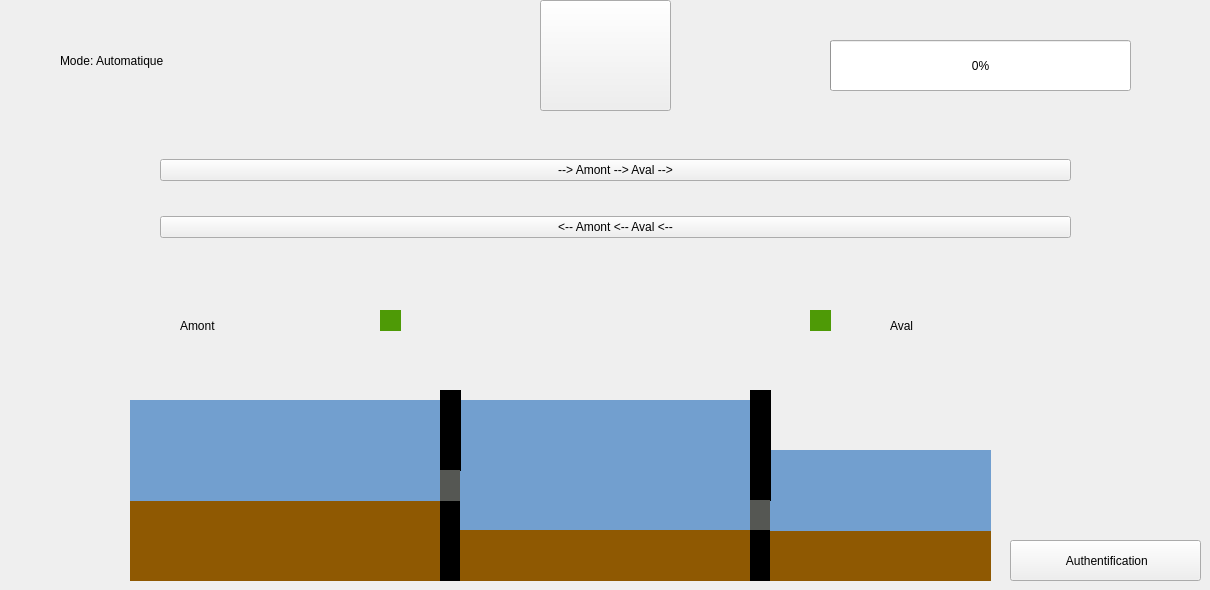
    <widget class="QWidget" name="page_1">
     <property name="enabled">
      <bool>true</bool>
     </property>
     <widget class="QWidget" name="verticalLayoutWidget_2">
      <property name="geometry">
       <rect>
        <x>160</x>
        <y>130</y>
        <width>911</width>
        <height>137</height>
       </rect>
      </property>
      <layout class="QVBoxLayout" name="verticalLayout_3">
       <item>
        <widget class="QPushButton" name="Button_Amont_Aval_3">
         <property name="styleSheet">
          <string notr="true">font: 30pt &quot;Ubuntu&quot;;</string>
         </property>
         <property name="text">
          <string>--&gt; Amont --&gt; Aval --&gt;</string>
         </property>
        </widget>
       </item>
       <item>
        <widget class="QPushButton" name="Button_Aval_Amont_3">
         <property name="styleSheet">
          <string notr="true">font: 30pt &quot;Ubuntu&quot;;</string>
         </property>
         <property name="text">
          <string>&lt;-- Amont &lt;-- Aval &lt;--</string>
         </property>
        </widget>
       </item>
      </layout>
     </widget>
     <widget class="QLabel" name="label">
      <property name="geometry">
       <rect>
        <x>60</x>
        <y>40</y>
        <width>401</width>
        <height>41</height>
       </rect>
      </property>
      <property name="styleSheet">
       <string notr="true">font: 30pt &quot;Ubuntu&quot;;</string>
      </property>
      <property name="text">
       <string>Mode: Automatique</string>
      </property>
     </widget>
     <widget class="QProgressBar" name="progressBar">
      <property name="geometry">
       <rect>
        <x>830</x>
        <y>40</y>
        <width>301</width>
        <height>51</height>
       </rect>
      </property>
      <property name="value">
       <number>0</number>
      </property>
     </widget>
     <widget class="QPushButton" name="Button_urgence1">
      <property name="geometry">
       <rect>
        <x>540</x>
        <y>0</y>
        <width>131</width>
        <height>111</height>
       </rect>
      </property>
      <property name="text">
       <string/>
      </property>
      <property name="icon">
       <iconset>
        <normaloff>../build-tp_note-Desktop_Qt_5_8_0_GCC_64bit-Debug/ressources/stop.png</normaloff>../build-tp_note-Desktop_Qt_5_8_0_GCC_64bit-Debug/ressources/stop.png</iconset>
      </property>
      <property name="iconSize">
       <size>
        <width>100</width>
        <height>100</height>
       </size>
      </property>
     </widget>
     <widget class="QPushButton" name="Button_auth1">
      <property name="geometry">
       <rect>
        <x>1010</x>
        <y>540</y>
        <width>191</width>
        <height>41</height>
       </rect>
      </property>
      <property name="text">
       <string> Authentification</string>
      </property>
      <property name="icon">
       <iconset>
        <normaloff>../build-tp_note-Desktop_Qt_5_8_0_GCC_64bit-Debug/ressources/lock.png</normaloff>../build-tp_note-Desktop_Qt_5_8_0_GCC_64bit-Debug/ressources/lock.png</iconset>
      </property>
     </widget>
     <widget class="QLabel" name="porte1">
      <property name="geometry">
       <rect>
        <x>440</x>
        <y>390</y>
        <width>21</width>
        <height>81</height>
       </rect>
      </property>
      <property name="styleSheet">
       <string notr="true">background-color: black;
</string>
      </property>
      <property name="text">
       <string/>
      </property>
     </widget>
     <widget class="QLabel" name="label_56">
      <property name="geometry">
       <rect>
        <x>130</x>
        <y>500</y>
        <width>311</width>
        <height>81</height>
       </rect>
      </property>
      <property name="styleSheet">
       <string notr="true">background-color: rgb(143, 89, 2);</string>
      </property>
      <property name="text">
       <string/>
      </property>
     </widget>
     <widget class="QLabel" name="label_57">
      <property name="geometry">
       <rect>
        <x>130</x>
        <y>400</y>
        <width>331</width>
        <height>101</height>
       </rect>
      </property>
      <property name="styleSheet">
       <string notr="true">background-color: rgb(114, 159, 207);</string>
      </property>
      <property name="text">
       <string/>
      </property>
     </widget>
     <widget class="QLabel" name="label_58">
      <property name="geometry">
       <rect>
        <x>460</x>
        <y>530</y>
        <width>291</width>
        <height>51</height>
       </rect>
      </property>
      <property name="styleSheet">
       <string notr="true">background-color: rgb(143, 89, 2);</string>
      </property>
      <property name="text">
       <string/>
      </property>
     </widget>
     <widget class="QLabel" name="eau1">
      <property name="geometry">
       <rect>
        <x>460</x>
        <y>400</y>
        <width>291</width>
        <height>131</height>
       </rect>
      </property>
      <property name="styleSheet">
       <string notr="true">background-color: rgb(114, 159, 207);</string>
      </property>
      <property name="text">
       <string/>
      </property>
     </widget>
     <widget class="QLabel" name="label_62">
      <property name="geometry">
       <rect>
        <x>770</x>
        <y>530</y>
        <width>221</width>
        <height>51</height>
       </rect>
      </property>
      <property name="styleSheet">
       <string notr="true">background-color: rgb(143, 89, 2);</string>
      </property>
      <property name="text">
       <string/>
      </property>
     </widget>
     <widget class="QLabel" name="label_63">
      <property name="geometry">
       <rect>
        <x>750</x>
        <y>450</y>
        <width>241</width>
        <height>81</height>
       </rect>
      </property>
      <property name="styleSheet">
       <string notr="true">background-color: rgb(114, 159, 207);</string>
      </property>
      <property name="text">
       <string/>
      </property>
     </widget>
     <widget class="QLabel" name="label_4">
      <property name="geometry">
       <rect>
        <x>440</x>
        <y>500</y>
        <width>20</width>
        <height>81</height>
       </rect>
      </property>
      <property name="styleSheet">
       <string notr="true">background-color: black;</string>
      </property>
      <property name="text">
       <string/>
      </property>
     </widget>
     <widget class="QLabel" name="vanne1">
      <property name="geometry">
       <rect>
        <x>440</x>
        <y>470</y>
        <width>20</width>
        <height>31</height>
       </rect>
      </property>
      <property name="styleSheet">
       <string notr="true">background-color: rgb(85, 87, 83);</string>
      </property>
      <property name="text">
       <string/>
      </property>
     </widget>
     <widget class="QLabel" name="label_60">
      <property name="geometry">
       <rect>
        <x>750</x>
        <y>530</y>
        <width>20</width>
        <height>51</height>
       </rect>
      </property>
      <property name="styleSheet">
       <string notr="true">background-color: black;</string>
      </property>
      <property name="text">
       <string/>
      </property>
     </widget>
     <widget class="QLabel" name="vanne2">
      <property name="geometry">
       <rect>
        <x>750</x>
        <y>500</y>
        <width>20</width>
        <height>31</height>
       </rect>
      </property>
      <property name="styleSheet">
       <string notr="true">background-color: rgb(85, 87, 83);</string>
      </property>
      <property name="text">
       <string/>
      </property>
     </widget>
     <widget class="QLabel" name="porte2">
      <property name="geometry">
       <rect>
        <x>750</x>
        <y>390</y>
        <width>21</width>
        <height>111</height>
       </rect>
      </property>
      <property name="styleSheet">
       <string notr="true">background-color: black;
</string>
      </property>
      <property name="text">
       <string/>
      </property>
     </widget>
     <widget class="QLabel" name="feux1">
      <property name="geometry">
       <rect>
        <x>380</x>
        <y>310</y>
        <width>21</width>
        <height>21</height>
       </rect>
      </property>
      <property name="styleSheet">
       <string notr="true">background-color: rgb(78, 154, 6)</string>
      </property>
      <property name="text">
       <string/>
      </property>
     </widget>
     <widget class="QLabel" name="feux2">
      <property name="geometry">
       <rect>
        <x>810</x>
        <y>310</y>
        <width>21</width>
        <height>21</height>
       </rect>
      </property>
      <property name="styleSheet">
       <string notr="true">background-color: rgb(78, 154, 6)</string>
      </property>
      <property name="text">
       <string/>
      </property>
     </widget>
     <widget class="QLabel" name="label_13">
      <property name="geometry">
       <rect>
        <x>180</x>
        <y>300</y>
        <width>131</width>
        <height>51</height>
       </rect>
      </property>
      <property name="styleSheet">
       <string notr="true">font: 30pt &quot;Ubuntu&quot;;</string>
      </property>
      <property name="text">
       <string>Amont</string>
      </property>
     </widget>
     <widget class="QLabel" name="label_14">
      <property name="geometry">
       <rect>
        <x>890</x>
        <y>300</y>
        <width>131</width>
        <height>51</height>
       </rect>
      </property>
      <property name="styleSheet">
       <string notr="true">font: 30pt &quot;Ubuntu&quot;;</string>
      </property>
      <property name="text">
       <string>Aval</string>
      </property>
     </widget>
     <zorder>eau1</zorder>
     <zorder>verticalLayoutWidget_2</zorder>
     <zorder>label</zorder>
     <zorder>progressBar</zorder>
     <zorder>Button_urgence1</zorder>
     <zorder>Button_auth1</zorder>
     <zorder>label_56</zorder>
     <zorder>label_57</zorder>
     <zorder>label_58</zorder>
     <zorder>label_62</zorder>
     <zorder>label_63</zorder>
     <zorder>porte1</zorder>
     <zorder>porte2</zorder>
     <zorder>feux1</zorder>
     <zorder>feux2</zorder>
     <zorder>label_13</zorder>
     <zorder>label_14</zorder>
     <zorder>label_4</zorder>
     <zorder>vanne1</zorder>
     <zorder>vanne2</zorder>
     <zorder>label_60</zorder>
    </widget>
